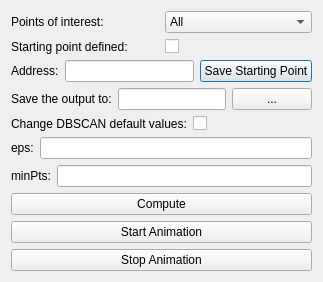
<?xml version="1.0" encoding="UTF-8"?>
<ui version="4.0">
 <class>DetailsInputDialog</class>
 <widget class="QDialog" name="DetailsInputDialog">
  <property name="windowTitle">
   <string>City Route Planner</string>
  </property>
  <property name="windowIcon">
   <iconset>
    <normaloff>icon.png</normaloff>icon.png</iconset>
  </property>
  <layout class="QVBoxLayout" name="verticalLayout">
   <item>
    <layout class="QHBoxLayout" name="layoutII">
     <item>
      <widget class="QLabel" name="poiLabel">
       <property name="text">
        <string>Points of interest:</string>
       </property>
      </widget>
     </item>
     <item>
      <widget class="QComboBox" name="comboBoxPOI">
       <item>
        <property name="text">
         <string>All</string>
        </property>
       </item>
       <item>
        <property name="text">
         <string>Let me choose</string>
        </property>
       </item>
      </widget>
     </item>
    </layout>
   </item>
   <item>
    <layout class="QGridLayout" name="layoutCategories"/>
   </item>
   <item>
    <layout class="QHBoxLayout" name="layoutIII">
     <item>
      <widget class="QLabel" name="checkboxLabel">
       <property name="text">
        <string>Starting point defined:</string>
       </property>
      </widget>
     </item>
     <item>
      <widget class="QCheckBox" name="checkboxStartingPoint"/>
     </item>
    </layout>
   </item>
   <item>
    <layout class="QHBoxLayout" name="layoutAddress">
     <item>
      <widget class="QLabel" name="addressLabel">
       <property name="text">
        <string>Address:</string>
       </property>
      </widget>
     </item>
     <item>
      <widget class="QLineEdit" name="addressInput"/>
     </item>
     <item>
      <widget class="QPushButton" name="saveStartingPointButton">
       <property name="text">
        <string>Save Starting Point</string>
       </property>
      </widget>
     </item>
    </layout>
   </item>
   <item>
    <layout class="QHBoxLayout" name="layoutIV">
     <item>
      <widget class="QLabel" name="outputLabel">
       <property name="text">
        <string>Save the output to:</string>
       </property>
      </widget>
     </item>
     <item>
      <widget class="QLineEdit" name="outputInput"/>
     </item>
     <item>
      <widget class="QPushButton" name="selectOutputPathButton">
       <property name="text">
        <string>...</string>
       </property>
      </widget>
     </item>
    </layout>
   </item>
   <item>
    <layout class="QHBoxLayout" name="layoutV">
     <item>
      <widget class="QLabel" name="labelDBSCAN">
       <property name="text">
        <string>Change DBSCAN default values:</string>
       </property>
      </widget>
     </item>
     <item>
      <widget class="QCheckBox" name="checkboxDBSCAN"/>
     </item>
    </layout>
   </item>
   <item>
    <layout class="QHBoxLayout" name="layoutEps">
     <item>
      <widget class="QLabel" name="epsLabel">
       <property name="text">
        <string>eps:</string>
       </property>
      </widget>
     </item>
     <item>
      <widget class="QLineEdit" name="epsInput"/>
     </item>
    </layout>
   </item>
   <item>
    <layout class="QHBoxLayout" name="layoutMinPts">
     <item>
      <widget class="QLabel" name="minPtsLabel">
       <property name="text">
        <string>minPts:</string>
       </property>
      </widget>
     </item>
     <item>
      <widget class="QLineEdit" name="minPtsInput"/>
     </item>
    </layout>
   </item>
   <item>
    <widget class="QPushButton" name="generateRouteButton">
     <property name="text">
      <string>Compute</string>
     </property>
    </widget>
   </item>
   <item>
    <widget class="QPushButton" name="startAnimationButton">
     <property name="text">
      <string>Start Animation</string>
     </property>
    </widget>
   </item>
   <item>
    <widget class="QPushButton" name="stopAnimationButton">
     <property name="text">
      <string>Stop Animation</string>
     </property>
    </widget>
   </item>
  </layout>
 </widget>
 <resources/>
 <connections/>
</ui>
